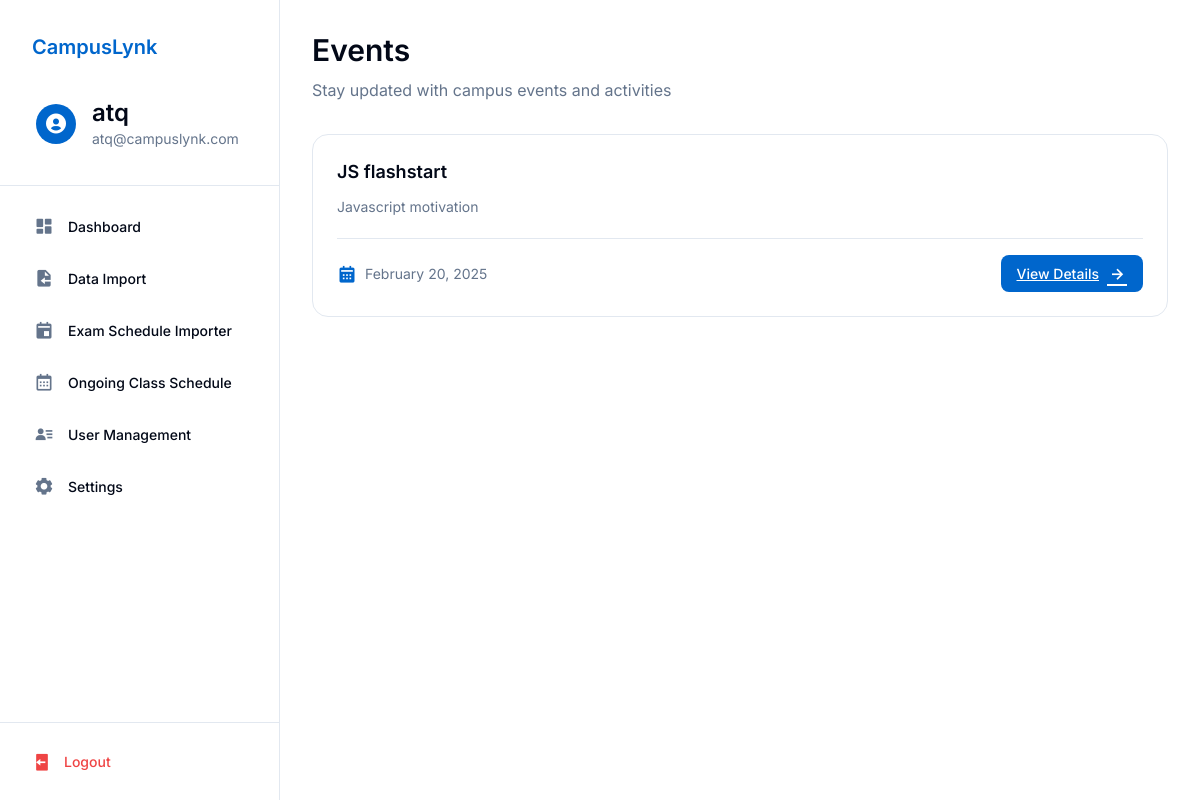
Screenshot of /eventpage.php (signed in) with the database file from the repository.
### tables this page shows
CREATE TABLE `users` (
  `id` int(11) NOT NULL,
  `username` varchar(255) NOT NULL,
  `email` varchar(255) NOT NULL,
  `password` varchar(255) NOT NULL,
  `role` enum('student','faculty','admin') NOT NULL,
  `name` varchar(255) NOT NULL
);

CREATE TABLE `events` (
  `id` int(11) NOT NULL,
  `title` varchar(255) NOT NULL,
  `description` text DEFAULT NULL,
  `date` date NOT NULL
);

### eventpage.php (the view, shortened to what this page needs)
<?php
try {
    $database = new Database();
    $db = $database->getConnection();
    $query = "SELECT * FROM events ORDER BY date DESC";
    $stmt = $db->prepare($query);
    $stmt->execute();
    $events = $stmt->fetchAll(PDO::FETCH_ASSOC);
} catch (PDOException $e) {
    $error = "Database Error: " . $e->getMessage();
}
?>
<!DOCTYPE html>
<html lang="en">
<head>
    <link href='https://unpkg.com/boxicons@2.1.4/css/boxicons.min.css' rel='stylesheet'>
    <link rel="stylesheet" href="css/base.css">
    <link rel="stylesheet" href="css/layout.css">
    <link rel="stylesheet" href="css/components.css">
    <link rel="stylesheet" href="css/events.css">
</head>
<body>
    <?php include 'sidebar.php'; ?>
    <main class="main-content">
        <section class="welcome-section">
            <h1>Events</h1>
            <p class="text-muted">Stay updated with campus events and activities</p>
        </section>
        <div class="events-grid">
            <?php if (!empty($events)): ?>
                <?php foreach ($events as $event): ?>
                    <div class="event-card">
                        <div class="event-content">
                            <h3 class="event-title"><?php echo htmlspecialchars($event['title']); ?></h3>
                            <p class="event-description"><?php echo htmlspecialchars($event['description']); ?></p>
                            <div class="event-meta">
                                <span class="event-date">
                                    <i class='bx bxs-calendar'></i>
                                    <?php echo date('F j, Y', strtotime($event['date'])); ?>
                                </span>
                                <a href="eventpage-p2.php?event_id=<?php echo $event['id']; ?>"
                                   class="btn-view-details">
                                    <span>View Details</span>
                                    <i class='bx bx-right-arrow-alt'></i>
                                </a>
                            </div>
                        </div>
                    </div>
                <?php endforeach; ?>
            <?php endif; ?>
        </div>
    </main>
</body>
</html>

### sidebar.php (shortened to what this page needs)
<?php
try {
    $sidebar_database = new Database();
    $sidebar_db = $sidebar_database->getConnection();
    $sidebar_query = $sidebar_db->prepare("SELECT * FROM users WHERE email = ?");
    $sidebar_query->execute([$_SESSION['useremail']]);
    $sidebar_user = $sidebar_query->fetch(PDO::FETCH_ASSOC);
} catch (PDOException $e) {
    header("Location: login.php?error=Database Error: " . urlencode($e->getMessage()));
    exit();
}
$current_page = basename($_SERVER['PHP_SELF']);
$role = $sidebar_user['role'];
?>
<link href='https://unpkg.com/boxicons@2.1.4/css/boxicons.min.css' rel='stylesheet'>
<aside class="sidebar">
    <div class="sidebar-header">
        <div class="logo-and-title-div">
            <a href="<?php echo $role === 'faculty' ? 'faculty_dashboard.php' : ($role === 'admin' ? 'admin_dashboard.php' : 'dashboard.php'); ?>" class="navbar-brand">CampusLynk</a>
        </div>
        <a href="<?php echo $role === 'faculty' ? 'faculty_dashboard.php' : ($role === 'admin' ? 'admin_dashboard.php' : 'profile.php'); ?>" class="user-info">
            <div class="user-avatar">
                <i class='bx bxs-user-circle'></i>
            </div>
            <div class="user-details">
                <h3 class="user-name"><?php echo htmlspecialchars($sidebar_user['name']); ?></h3>
                <p class="user-email"><?php echo htmlspecialchars($sidebar_user['email']); ?></p>
            </div>
        </a>
    </div>
    <div class="sidebar-content">
        <ul class="nav-links">
            <?php if ($role === 'admin'): ?>
                <li>
                    <a href="admin_dashboard.php" class="nav-link <?php echo $current_page === 'admin_dashboard.php' ? 'active' : ''; ?>">
                        <i class='bx bxs-dashboard'></i>
                        <span>Dashboard</span>
                    </a>
                </li>
                <li>
                    <a href="admin_dataimport.php" class="nav-link <?php echo $current_page === 'admin_dataimport.php' ? 'active' : ''; ?>">
                        <i class='bx bxs-file-import'></i>
                        <span>Data Import</span>
                    </a>
                </li>
                <li>
                    <a href="admin_exam_import.php" class="nav-link <?php echo $current_page === 'admin_exam_import.php' ? 'active' : ''; ?>">
                        <i class='bx bxs-calendar-event'></i>
                        <span>Exam Schedule Importer</span>
                    </a>
                </li>
                <li>
                    <a href="admin_class_schedule.php" class="nav-link <?php echo $current_page === 'admin_class_schedule.php' ? 'active' : ''; ?>">
                        <i class='bx bx-calendar'></i>
                        <span>Ongoing Class Schedule</span>
                    </a>
                </li>
                <li>
                    <a href="admin_users.php" class="nav-link <?php echo $current_page === 'admin_users.php' ? 'active' : ''; ?>">
                        <i class='bx bxs-user-detail'></i>
                        <span>User Management</span>
                    </a>
                </li>
                <li>
                    <a href="admin_settings.php" class="nav-link <?php echo $current_page === 'admin_settings.php' ? 'active' : ''; ?>">
                        <i class='bx bxs-cog'></i>
                        <span>Settings</span>
                    </a>
                </li>
            <?php endif; ?>
        </ul>
    </div>
    <div class="sidebar-footer">
        <?php
        $logout_url = 'logout.php';
        ?>
        <a href="<?php echo $logout_url; ?>" class="logout-btn">
            <i class='bx bxs-log-out'></i>
            <span>Logout</span>
        </a>
    </div>
</aside>

### css/base.css (style rules this page uses)
:root { --background: #ffffff; --foreground: #020817; --card: #ffffff; --card-foreground: #020817; --popover: #ffffff; --popover-foreground: #020817; --primary: #0066cc; --primary-foreground: #ffffff; --secondary: #f1f5f9; --secondary-foreground: #0f172a; --muted: #f1f5f9; --muted-foreground: #64748b; --accent: #f1f5f9; --accent-foreground: #0f172a; --destructive: #ef4444; --destructive-foreground: #ffffff; --success: #16a34a; --success-foreground: #ffffff; --border: #e2e8f0; --input: #e2e8f0; --ring: #0066cc; --spacing-1: 0.25rem; --spacing-2: 0.5rem; --spacing-3: 0.75rem; --spacing-4: 1rem; --spacing-5: 1.25rem; --spacing-6: 1.5rem; --spacing-8: 2rem; --spacing-10: 2.5rem; --spacing-12: 3rem; --radius-sm: 0.125rem; --radius: 0.5rem; --radius-md: 0.75rem; --radius-lg: 1rem; --shadow-sm: 0 1px 2px rgba(0, 0, 0, 0.05); --shadow: 0 1px 3px rgba(0, 0, 0, 0.1), 0 1px 2px rgba(0, 0, 0, 0.06); --shadow-md: 0 4px 6px -1px rgba(0, 0, 0, 0.1), 0 2px 4px -1px rgba(0, 0, 0, 0.06); --shadow-lg: 0 10px 15px -3px rgba(0, 0, 0, 0.1), 0 4px 6px -2px rgba(0, 0, 0, 0.05); }
* { margin: 0; padding: 0; box-sizing: border-box; font-family: 'Inter', sans-serif; }
body { background-color: var(--background); color: var(--foreground); line-height: 1.5; }
h1, h2, h3, h4, h5, h6 { font-weight: 600; line-height: 1.25; margin-bottom: var(--spacing-4); }
h1 { font-size: 2.25rem; }
h3 { font-size: 1.5rem; }
.text-muted { color: var(--muted-foreground); }
.main-content { margin-left: 280px; padding: 2rem; min-height: 100vh; background-color: var(--background); }

### css/layout.css (style rules this page uses)
:root { --sidebar-width: 280px; }
.main-content { margin-left: var(--sidebar-width); padding: 2rem; min-height: 100vh; background: var(--background); }
.sidebar { width: var(--sidebar-width); height: 100vh; background-color: var(--background); border-right: 1px solid var(--border); display: flex; flex-direction: column; position: fixed; left: 0; top: 0; z-index: 1000; overflow-y: auto; }
.sidebar-header { padding: 1.5rem; border-bottom: 1px solid var(--border); display: flex; flex-direction: column; gap: 1rem; background: var(--background); }
.logo-and-title-div { display: flex; align-items: center; gap: 0.75rem; text-decoration: none; padding: 0.5rem; border-radius: var(--radius); transition: background-color 0.2s; }
.navbar-brand { color: var(--primary); font-size: 1.25rem; font-weight: 600; text-decoration: none; }
.user-info { display: flex; align-items: center; gap: 1rem; padding: 0.75rem; border-radius: var(--radius); transition: background-color 0.2s; text-decoration: none; }
.user-avatar { width: 40px; height: 40px; border-radius: 50%; background: var(--primary); display: flex; align-items: center; justify-content: center; flex-shrink: 0; }
.user-avatar i { font-size: 1.5rem; color: var(--primary-foreground); }
.user-details { flex: 1; min-width: 0; }
.user-name { font-weight: 600; color: var(--foreground); margin: 0; white-space: nowrap; overflow: hidden; text-overflow: ellipsis; }
.user-email { font-size: 0.875rem; color: var(--muted-foreground); margin: 0; white-space: nowrap; overflow: hidden; text-overflow: ellipsis; }
.sidebar-content { flex: 1; display: flex; flex-direction: column; padding: 1rem 0; }
.nav-links { list-style: none; padding: 0 1rem; margin: 0; }
.nav-links li { margin-bottom: 0.25rem; }
.nav-link { display: flex; align-items: center; gap: 0.75rem; padding: 0.75rem 1rem; color: var(--foreground); text-decoration: none; border-radius: var(--radius); transition: all 0.2s; font-size: 0.875rem; font-weight: 500; }
.nav-link i { font-size: 1.25rem; width: 1.5rem; height: 1.5rem; display: inline-flex; align-items: center; justify-content: center; color: var(--muted-foreground); }
.sidebar-footer { padding: 1rem; border-top: 1px solid var(--border); background: var(--background); }
.logout-btn { display: flex; align-items: center; gap: 0.75rem; padding: 0.75rem 1rem; width: 100%; color: var(--destructive); text-decoration: none; border-radius: var(--radius); transition: all 0.2s; font-size: 0.875rem; font-weight: 500; }
.logout-btn i { font-size: 1.25rem; }
.welcome-section { margin-bottom: 2rem; }
.welcome-section h1 { font-size: 1.875rem; font-weight: 600; color: var(--foreground); margin-bottom: 0.5rem; }

### rows the page displays
users: name "atq", email "atq@campuslynk.com"
events: title "JS flashstart", description "Javascript motivation", date "February 20, 2025"
